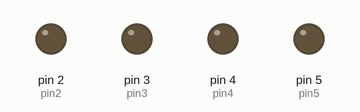
Bench run of a sketch on a simulated Arduino Uno, built with avr-gcc and run on an emulated ATmega328P. On the bench: output pins drawn as LEDs (lit = HIGH).

Above: at 0.2 s.
At 1.2 s:
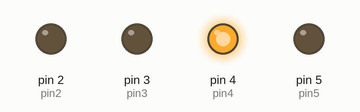
At 2.2 s:
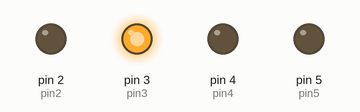
At 4.7 s:
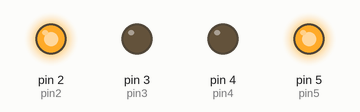
At 7.2 s:
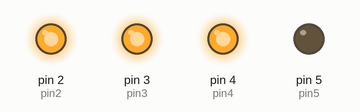
At 9.7 s:
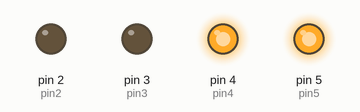
Timing chart, 0 to 10.4 s (numbered marks = the images above):
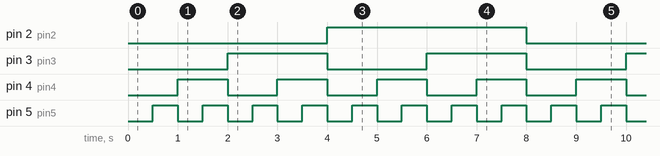

The sketch:

LEDBinaryCounter.ino
```cpp
int pin2 = 2;
int pin3 = 3;
int pin4 = 4;
int pin5 = 5;
int delayNum = 500;

void setup() {
  // put your setup code here, to run once:
pinMode(pin2,OUTPUT);
pinMode(pin3,OUTPUT);
pinMode(pin4,OUTPUT);
pinMode(pin5,OUTPUT);
}

void loop() {
  // put your main code here, to run repeatedly:

//0
digitalWrite(pin2, LOW);
digitalWrite(pin3, LOW);
digitalWrite(pin4, LOW);
digitalWrite(pin5, LOW);

delay(delayNum);

//1
digitalWrite(pin2, LOW);
digitalWrite(pin3, LOW);
digitalWrite(pin4, LOW);
digitalWrite(pin5, HIGH);

delay(delayNum);

//2
digitalWrite(pin2, LOW);
digitalWrite(pin3, LOW);
digitalWrite(pin4, HIGH);
digitalWrite(pin5, LOW);

delay(delayNum);

//3
digitalWrite(pin2, LOW);
digitalWrite(pin3, LOW);
digitalWrite(pin4, HIGH);
digitalWrite(pin5, HIGH);

delay(delayNum);

//4
digitalWrite(pin2, LOW);
digitalWrite(pin3, HIGH);
digitalWrite(pin4, LOW);
digitalWrite(pin5, LOW);

delay(delayNum);

//5
digitalWrite(pin2, LOW);
digitalWrite(pin3, HIGH);
digitalWrite(pin4, LOW);
digitalWrite(pin5, HIGH);

delay(delayNum);

//6
digitalWrite(pin2, LOW);
digitalWrite(pin3, HIGH);
digitalWrite(pin4, HIGH);
digitalWrite(pin5, LOW);

delay(delayNum);

//7
digitalWrite(pin2, LOW);
digitalWrite(pin3, HIGH);
digitalWrite(pin4, HIGH);
digitalWrite(pin5, HIGH);

delay(delayNum);

//8
digitalWrite(pin2, HIGH);
digitalWrite(pin3, LOW);
digitalWrite(pin4, LOW);
digitalWrite(pin5, LOW);

delay(delayNum);

//9
digitalWrite(pin2, HIGH);
digitalWrite(pin3, LOW);
digitalWrite(pin4, LOW);
digitalWrite(pin5, HIGH);

delay(delayNum);

//10
digitalWrite(pin2, HIGH);
digitalWrite(pin3, LOW);
digitalWrite(pin4, HIGH);
digitalWrite(pin5, LOW);

delay(delayNum);

//11
digitalWrite(pin2, HIGH);
digitalWrite(pin3, LOW);
digitalWrite(pin4, HIGH);
digitalWrite(pin5, HIGH);

delay(delayNum);

//12
digitalWrite(pin2, HIGH);
digitalWrite(pin3, HIGH);
digitalWrite(pin4, LOW);
digitalWrite(pin5, LOW);

delay(delayNum);

//13
digitalWrite(pin2, HIGH);
digitalWrite(pin3, HIGH);
digitalWrite(pin4, LOW);
digitalWrite(pin5, HIGH);

delay(delayNum);

//14
digitalWrite(pin2, HIGH);
digitalWrite(pin3, HIGH);
digitalWrite(pin4, HIGH);
digitalWrite(pin5, LOW);

delay(delayNum);

//15
digitalWrite(pin2, HIGH);
digitalWrite(pin3, HIGH);
digitalWrite(pin4, HIGH);
digitalWrite(pin5, HIGH);

delay(delayNum);

}
```

Measured:
- by itself, pin 2 (pin2): alternates HIGH for 4.0 s and LOW for 4.0 s
- by itself, pin 3 (pin3): alternates HIGH for 2.0 s and LOW for 2.0 s
- by itself, pin 4 (pin4): alternates HIGH for 1.0 s and LOW for 1.0 s
- by itself, pin 5 (pin5): alternates HIGH for 0.50 s and LOW for 0.50 s
